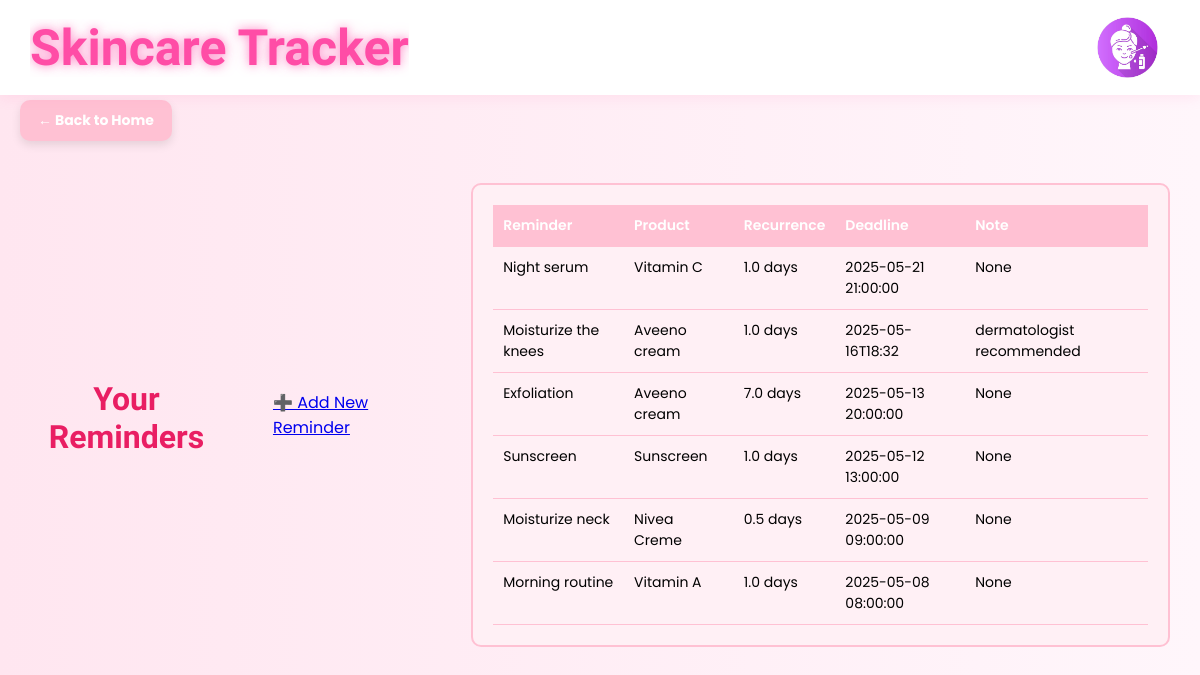
The app's page /reminder/ (signed in), older data.
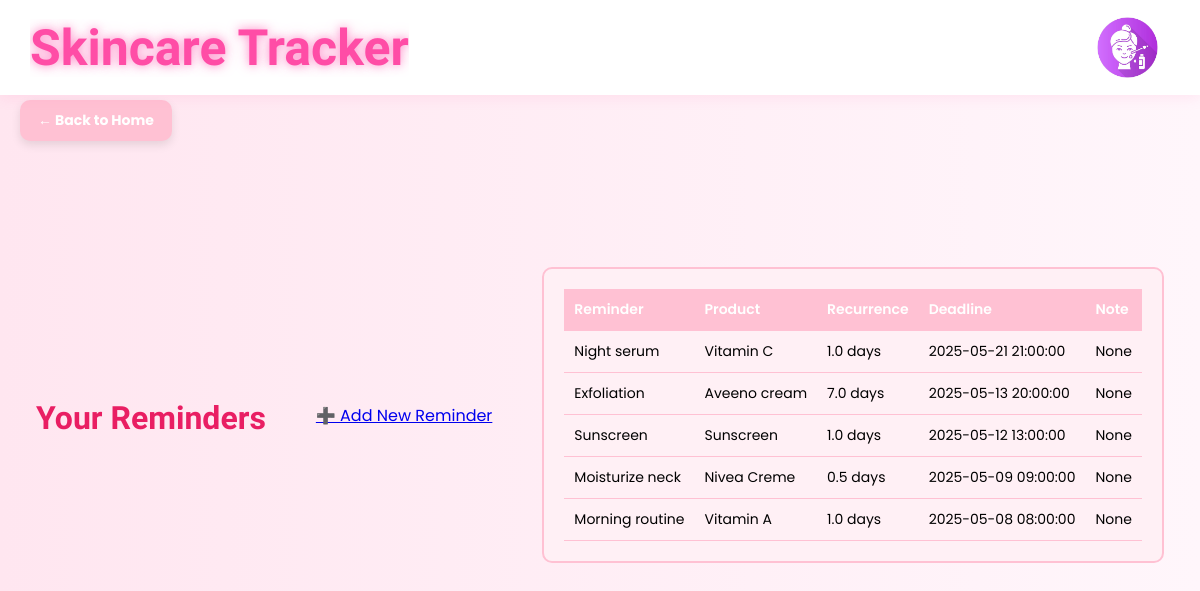
The same page, newer data.
### tables this page shows
CREATE TABLE Reminders (
    reminder_id INTEGER PRIMARY KEY AUTOINCREMENT,
    reminder_type TEXT,
    alarm_date DATETIME,
    recurrence FLOAT,  
    reminder_note TEXT,  
    user_id INTEGER NOT NULL,
    product_id INTEGER,
    FOREIGN KEY (user_id) REFERENCES Users(user_id),
    FOREIGN KEY (product_id) REFERENCES Products(product_id)
);

CREATE TABLE Products (
    product_id INTEGER PRIMARY KEY AUTOINCREMENT,
    product_name TEXT NOT NULL,
    type TEXT,
    amazon_link TEXT,
    directions TEXT,
    shelflife INTEGER,
    ingredients TEXT,
    product_pic TEXT, 
    user_id INTEGER REFERENCES Users(user_id)
);

### routes/reminder_routes.py (the view)
@reminder_bp.route("/reminder")
@reminder_bp.route("/")
def view_reminder():
    user_id = session.get("user_id", 1)
    db = __import__("app").app.get_db_connection()
    entries = db.execute(
        """
        SELECT R.*, P.product_name
        FROM Reminders R LEFT JOIN Products P ON R.product_id = P.product_id
        WHERE R.user_id = ?
        ORDER BY R.alarm_date DESC
        """,
        (user_id,),
    ).fetchall()
    db.close()
    return render_template("reminder.html", reminders=entries)

### app.py (called while the page is built)
def get_db_connection():
    conn = sqlite3.connect(st_db)
    conn.row_factory = sqlite3.Row
    return conn

### templates/reminder/reminder.html (shortened to what this page needs)
{% extends "base.html" %}
{% block content %}
<a href="/homepage" class="corner-back-btn">← Back to Home</a>
<div class="container mt-5 reminders-page">
    <h2 class="mb-4 reminders-title">Your Reminders</h2>
    <a href="reminder/add" class="btn btn-primary mt-4">➕ Add New Reminder</a>
    <div class="reminder-table-wrapper">
        <div class="reminder-table">
            <table>
                <thead>
                    <tr>
                        <th>Reminder</th>
                        <th>Product</th>
                        <th>Recurrence</th>
                        <th>Deadline</th>
                        <th>Note</th>
                    </tr>
                </thead>
                <tbody>
                    {% if reminders %}
                    {% for r in reminders %}
                    <tr class="reminder {% if r.completed %}completed{% endif %}">
                        <td>{{ r.reminder_type|capitalize }} </td>
                        <td>{{ r.product_name }}</td>
                        <td> {{ r.recurrence }} days</td>
                        <td>{{ r.alarm_date }}</td>
                        <td>{{ r.reminder_note }}</td>
                    </tr>
                    {% endfor %}
                    {% else %}
                    <p>No reminders found.</p>
                    {% endif %}
                </tbody>
            </table>
        </div>
    </div>
</div>
{% endblock %}

### templates/base.html (shortened to what this page needs)
<!DOCTYPE html>
<html lang="en">
<head>
    <link rel="stylesheet" href="{{ url_for('static', filename='css/style.css') }}">
</head>
<body>
<div class="navbar">
    <h2 id="topTitle" onclick="window.location.href = '/';">Skincare Tracker</h2>
    <br>
    {% if session.get('user_id') %}
    <div class="user-dropdown">
        <img src="{{ url_for('static', filename='images/skincare-user-icon.png') }}" alt="User" class="user-icon" onclick="toggleDropdown()">
    </div>
    {% endif %}
</div>
<div class="container">
    {% block content %}{% endblock %}
</div>
</body>
</html>

### static/css/style.css (style rules this page uses)
body { font-family: 'Poppins', sans-serif; background: linear-gradient(to right, #ffe6f0, #fff6fb); margin: 0; padding: 0; }
.navbar { background-color: #ffffff; padding: 15px 30px; box-shadow: 0 4px 12px rgba(255, 105, 180, 0.1); display: flex; align-items: center; justify-content: space-between; position: sticky; top: 0; z-index: 10; }
.navbar { z-index: 10; position: relative; }
.navbar h2 { margin: 0; font-size: 50px; font-family: 'Dancing Script', cursive; font-weight: 700; color: #ff4da6; position: relative; overflow: hidden; animation: sparkleReveal 2s ease-out forwards; }
.navbar h2::after { content: ""; position: absolute; top: 0; left: -100%; width: 100%; height: 100%; background: url("../images/sparkle-overlay.gif") no-repeat center; background-size: cover; animation: sparkleSwipe 2s forwards; pointer-events: none; }
.container { display: flex; justify-content: center; align-items: center; height: 80vh; gap: 50px; position: relative; z-index: 1; }
.user-dropdown { position: relative; display: flex; align-items: center; margin-left: auto; margin-right: 10px; }
.user-icon { width: 65px; height: 65px; object-fit: cover; border-radius: 50%; cursor: pointer; transition: transform 0.2s ease-in-out; }
.corner-back-btn { position: fixed; top: 100px; left: 20px; background-color: #ffc1d3; color: white; font-weight: bold; padding: 10px 18px; border-radius: 10px; text-align: center; text-decoration: none; font-size: 14px; z-index: 999; box-shadow: 0 4px 10px rgba(0, 0, 0, 0.1); transition: background 0.2s ease-in-out; }

### templates/reminder/reminder.html (style rules this page uses)
.reminders-page { padding: 30px; }
.reminders-title { text-align: center; font-family: 'Dancing Script', cursive; color: #e91e63; font-size: 32px; margin-bottom: 20px; }
.reminder-table-wrapper { max-height: 500px; overflow-y: auto; border-radius: 10px; border: 2px solid #ffc1d3; background: #fff0f5; padding: 20px; }
.reminder-table table { width: 100%; border-collapse: collapse; font-family: 'Poppins', sans-serif; font-size: 14px; }
.reminder-table th, .reminder-table td { border-bottom: 1px solid #ffc1d3; padding: 10px; text-align: left; vertical-align: top; }
.reminder-table th { background-color: #ffc1d3; color: white; font-weight: 600; }
.corner-back-btn { position: fixed; top: 100px; left: 20px; background-color: #ffc1d3; color: white; font-weight: bold; padding: 10px 18px; border-radius: 10px; text-align: center; text-decoration: none; font-size: 14px; z-index: 999; box-shadow: 0 4px 10px rgba(0, 0, 0, 0.1); transition: background 0.2s ease-in-out; }

Row changes from the older to the newer data that the page shows:
removed Reminders: reminder_type "Moisturize the knees", product_name "Aveeno cream", recurrence "1.0", alarm_date "2025-05-16T18:32", reminder_note "dermatologist recommended"
